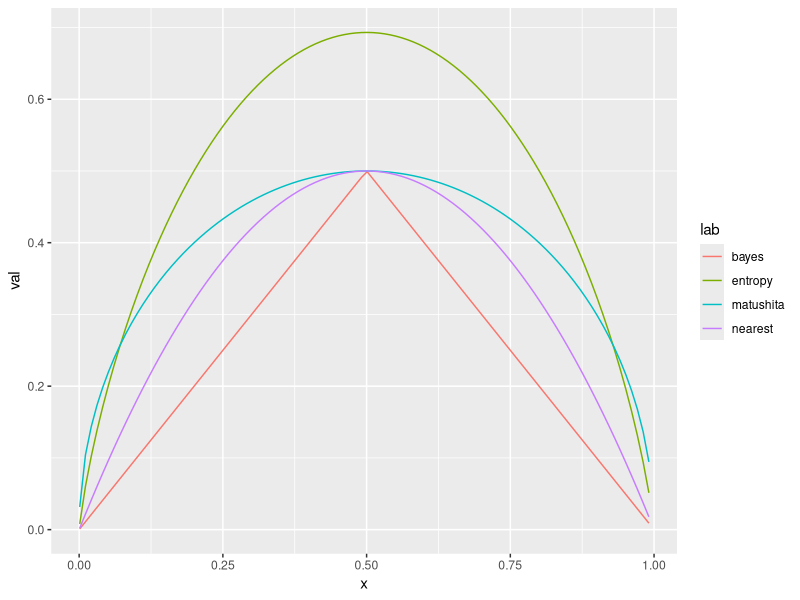

Write R code to recreate this figure.
library(ggplot2)

bayes <- function(x) min(x,1-x)
nearest <- function(x) 2*x*(1-x)
matushita <- function(x) sqrt(x*(1-x))
entropy <- function(x) -x*log(x)-(1-x)*log(1-x)

x <- seq(0.001,0.999, 0.01)

bV <- Vectorize(bayes)
nV <- Vectorize(nearest)
mV <- Vectorize(matushita)
eV <- Vectorize(entropy)

lab <- c(rep("bayes",100),rep("nearest", 100),rep("matushita",100),rep("entropy",100))
val <- c(bV(x), nV(x), mV(x), eV(x))

df = data.frame(x, val, lab)

png("F-error.png", units="in", width=8, height=6, res=600)
ggplot(data=df, aes(x=x,y=val,group=lab, colour=lab)) + geom_line()
dev.off()
